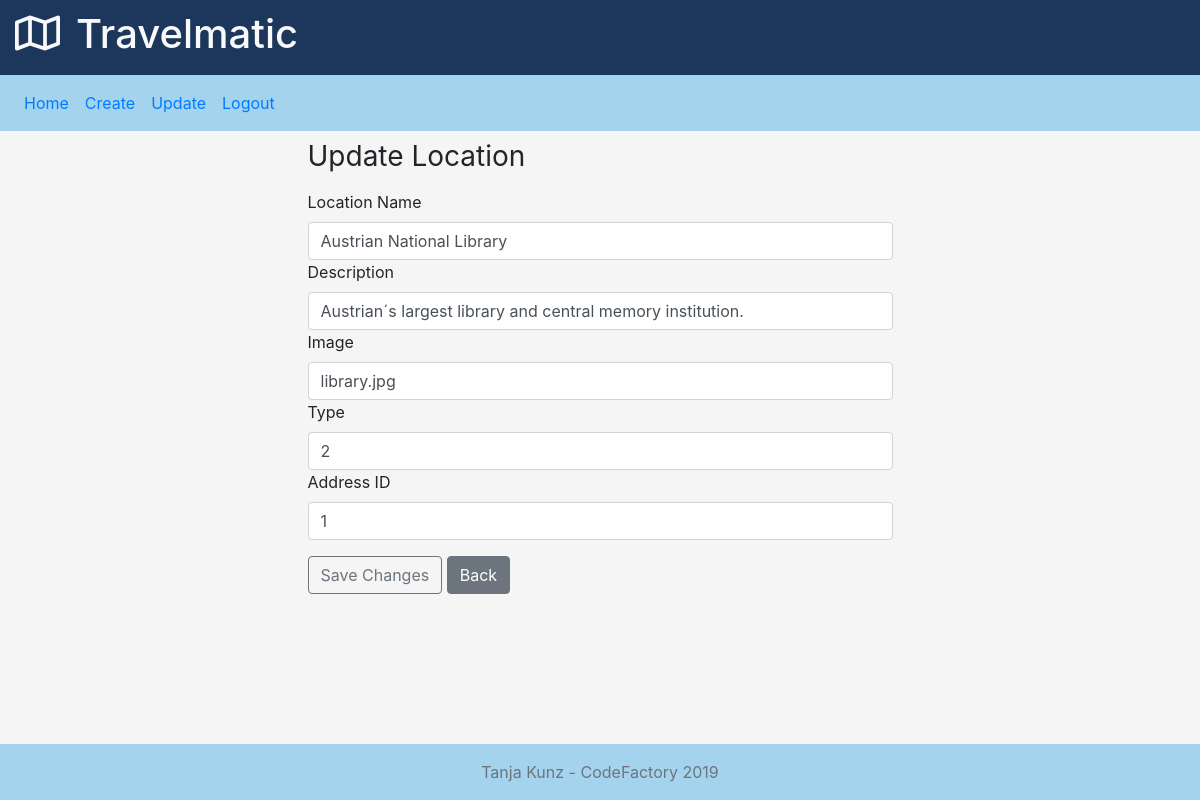
/crud/update.php?id=2, run on the app's committed database.
### tables this page shows
CREATE TABLE `locations` (
  `loc_id` int(6) NOT NULL,
  `name` varchar(50) NOT NULL,
  `description` varchar(255) DEFAULT NULL,
  `image` varchar(30) DEFAULT NULL,
  `loc_type` int(3) NOT NULL,
  `address` int(8) NOT NULL
);

### crud/update.php (the view, shortened to what this page needs)
<?php
require_once 'actions/db_connect.php';
if ($_GET['id']) {
   $id = $_GET['id'];
   $sql = "SELECT * FROM locations WHERE loc_id = {$id}" ;
   $result = $conn->query($sql);
   $data = $result->fetch_assoc();
?>
<!DOCTYPE html>
<html lang="en">
<head>
    <link href="https://stackpath.bootstrapcdn.com/bootstrap/4.3.1/css/bootstrap.min.css" rel="stylesheet">
    <link rel="stylesheet" href="css/style.css">
</head>
<body>
  <div class="container-fluid mb-5">
      <header class="fixed-top">
         <div class="col-12 d-flex" id="header">
            <p class="h1 align-self-center text-light"><i class="far fa-map pr-3"></i>Travelmatic</p>
         </div>
         <nav class="navbar navbar-expand-md">
            <div class="collapse navbar-collapse" id="navbarCollapse">
                <ul class="navbar-nav mr-auto">
                    <li class="nav-item active">
                        <a class="nav-link" href="home.php">Home</a>
                    </li>
                    <li class="nav-item">
                        <a class="nav-link" href="create.php">Create</a>
                    </li>
                    <li class="nav-item">
                        <a class="nav-link" href="update.php">Update</a>
                    </li>
                    <li>
                      <a class="nav-link" href="actions/a_logout.php?logout">Logout</a>
                    </li>
            </div>
        </nav>
      </header>
    <main>
      <fieldset>
      <form action="actions/a_update.php"  method="post">
        <h1 class="h3 mb-3 font-weight-normal">Update Location</h1>
        <label>Location Name</label>
        <input type="text" name="loc_name" class="form-control" placeholder="Location Name" maxlength="50" value="<?php echo $data['name'] ?>" autofocus>
        <label>Description</label>
        <input type="text" name="loc_desc" class="form-control" placeholder="Description" maxlength="50" value="<?php echo $data['description'] ?>" autofocus>
        <label>Image</label>
        <input type="text" name="loc_img" class="form-control" placeholder="Image (Filename)" maxlength="50" value="<?php echo $data['image'] ?>" autofocus>
        <label>Type</label>
        <input type="text" name="loc_type" class="form-control" placeholder="Location Type (1-3)" maxlength="50" value="<?php echo $data['loc_type'] ?>" autofocus>
        <label>Address ID</label>
        <input type="text" name="address" class="form-control" placeholder="Address" maxlength="50" value="<?php echo $data['address'] ?>" autofocus>
        <div class="mt-3">
          <button class="btn btn-outline-secondary" type="submit">Save Changes</button>
          <a href="homeAdmin.php"><button class="btn btn-secondary" type="button" >Back</button></a>
        </div>
      </form>
      </fieldset>
    </main>
    <footer class="footer fixed-bottom py-3">
         <div class="container text-center">
            <span class="text-muted">Tanja Kunz - CodeFactory 2019</span>
         </div>
      </footer>
  </div>
</body >
</html >
<?php
}
?>

### crud/css/style.css (style rules this page uses)
#header { height: 75px; background-color: #1c375b; }
nav, footer { background-color: #a4d3ee; }
main { margin-top: 70px; }
body { height: 100%; padding-top: 40px; padding-bottom: 40px; background-color: #f5f5f5; }

### crud/update.php (style rules this page uses)
fieldset { margin : auto; margin-top: 100px; width: 50%; }

### data on the page
locations: loc_name "Austrian National Library", loc_desc "Austrian´s largest library and central memory institution.", loc_img "library.jpg", loc_type "2", address "1"
